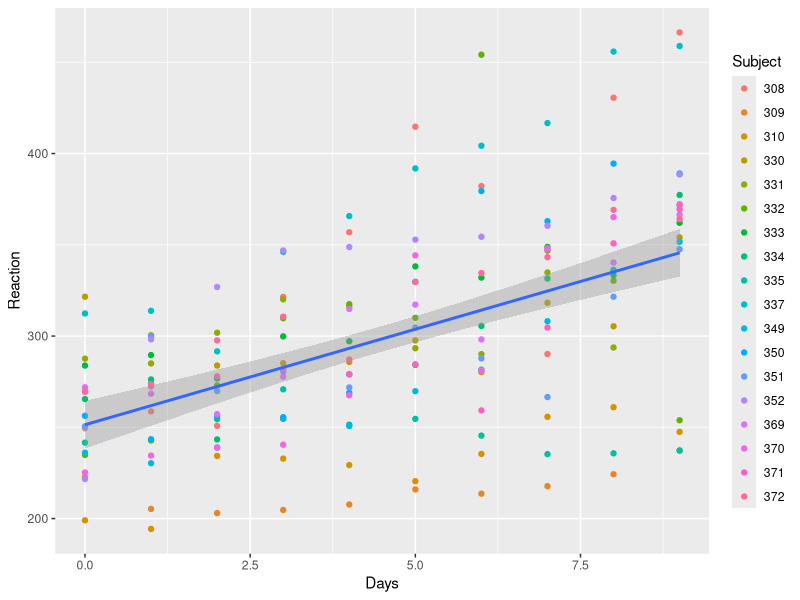
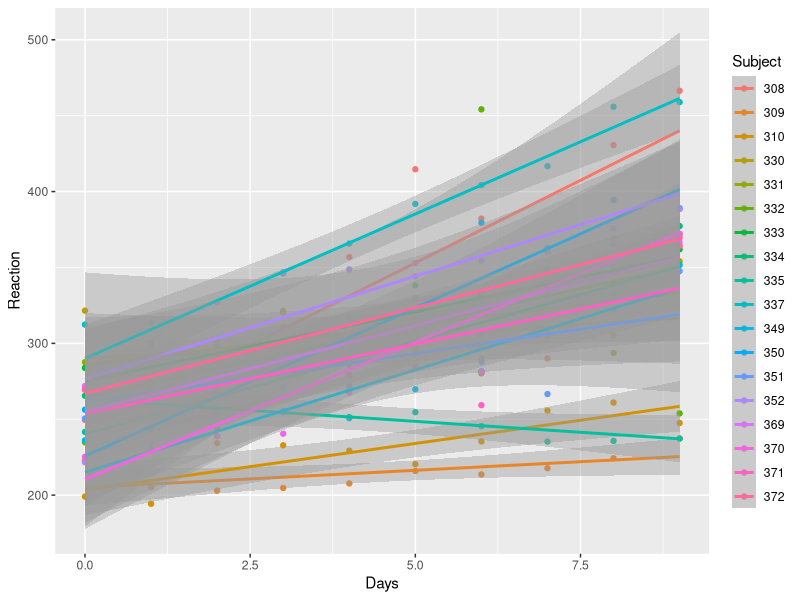

Write R code to recreate these figures, in order.
## ---- chunk 1
library(lme4)
library(ggplot2)
## ---- chunk 2
dfStudy = lme4::sleepstudy
## ---- chunk 3
ggplot(dfStudy,aes(Days, Reaction) ) +
  geom_point(aes(color=Subject)) +
  geom_smooth(method='lm') 
  labs(x = "flipper_length_mm", y = "body_mass_g")
## ---- chunk 4
ggplot(dfStudy,aes(Days, Reaction, color=Subject) ) +
  geom_point(aes(color=Subject)) +
  geom_smooth(method='lm') 
  labs(x = "flipper_length_mm", y = "body_mass_g")
